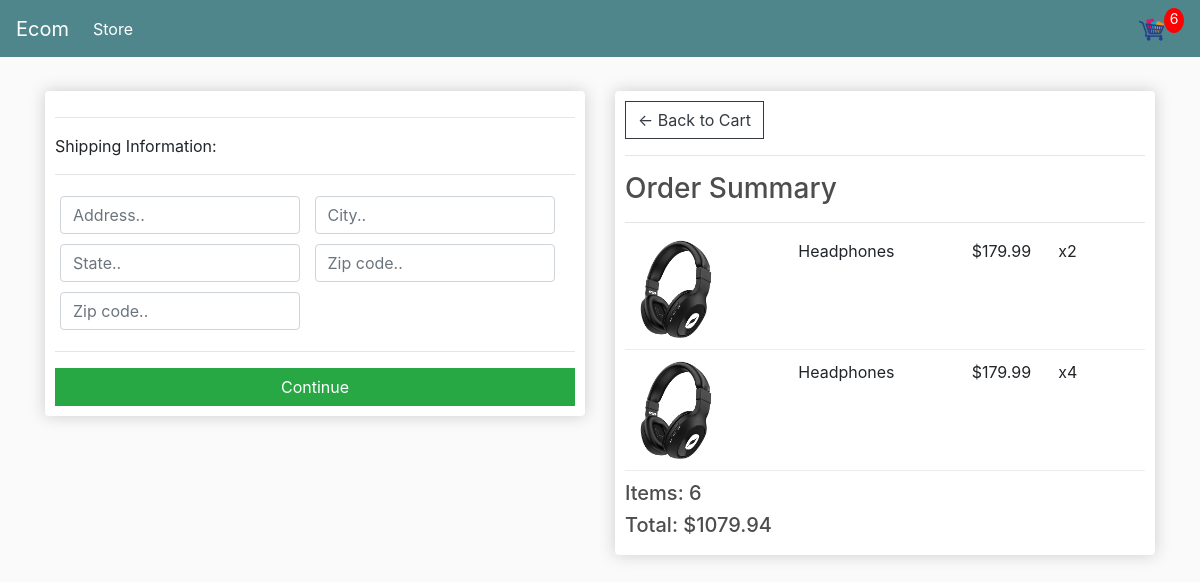
The app's page /checkout/ (signed in) with its own data.
### store/models.py (models this page shows, shortened)
class OrderItem(models.Model):
	product=models.ForeignKey(Product , on_delete=models.SET_NULL , blank=True , null=True)
	order=models.ForeignKey(Order , on_delete=models.SET_NULL , blank=True , null=True)
	qauntity=models.IntegerField(default=0 , null=True , blank=True)
	date_added=models.DateTimeField(auto_now_add=True)
	@property
	def get_total(self):
		total=self.product.price*self.qauntity
		return total

class Product(models.Model):
	name=models.CharField(max_length=200)
	price=models.FloatField(max_length=200)
	digital=models.BooleanField(default=True , null=True , blank=True)
	image=models.ImageField(null=True)

class Order(models.Model):
	customer=models.ForeignKey(Customer , on_delete=models.SET_NULL , blank=True , null=True)
	date_ordered=models.DateTimeField(auto_now_add=True)
	complete=models.BooleanField(default=True , null=True , blank=True)
	transaction_id=models.CharField(max_length=200 , null=True)
	@property
	def shipping(self):
		shipping = False
		orderitems = self.orderitem_set.all()
		for i in orderitems:
			if i.product.digital == False:
				shipping = True
		return shipping
	@property
	def get_cart_total(self):
		orderitems=self.orderitem_set.all()
		total=sum([item.get_total for item in orderitems])
		return total
	@property
	def get_cart_items(self):
		orderitems=self.orderitem_set.all()
		total=sum([item.qauntity for item in orderitems])
		return total

### store/views.py (the view)
# urls.py: path('checkout/' , views.checkout , name='checkout'  ),
def checkout(request):
	data = cartData(request)
	cartItems = data['cartItems']
	order = data['order']
	items = data['items']
	context = {'items':items, 'order':order, 'cartItems':cartItems}
	return render(request, 'store/checkout.html', context)

### store/utils.py (called while the page is built)
def cartData(request):
	if request.user.is_authenticated:
		user_pk=request.user.pk
		customer = Customer.objects.get(pk=user_pk)
		order, created = Order.objects.get_or_create(customer=customer, complete=False)
		items = order.orderitem_set.all()
		cartItems = order.get_cart_items
	else:
		cookieData = cookieCart(request)
		cartItems = cookieData['cartItems']
		order = cookieData['order']
		items = cookieData['items']
	return {'cartItems':cartItems ,'order':order, 'items':items}

### templates/store/checkout.html (shortened to what this page needs)
{% extends 'store/base.html' %}
{% load static %}
{% block content %}
     <div class="row">
		<div class="col-lg-6">
			<div class="box-element" id="form-wrapper">
				<form id="form">
					<div id="shipping-info">
						<hr>
						<p>Shipping Information:</p>
						<hr>
						<div class="form-field">
							<input class="form-control" type="text" name="address" placeholder="Address..">
						</div>
						<div class="form-field">
							<input class="form-control" type="text" name="city" placeholder="City..">
						</div>
						<div class="form-field">
							<input class="form-control" type="text" name="state" placeholder="State..">
						</div>
						<div class="form-field">
							<input class="form-control" type="text" name="zipcode" placeholder="Zip code..">
						</div>
						<div class="form-field">
							<input class="form-control" type="text" name="country" placeholder="Zip code..">
						</div>
					</div>
					<hr>
					<input id="form-button" class="btn btn-success btn-block" type="submit" value="Continue">
				</form>
			</div>
			<br>
		</div>
		<div class="col-lg-6">
			<div class="box-element">
				<a  class="btn btn-outline-dark" href="{% url 'cart' %}">&#x2190; Back to Cart</a>
				<hr>
				<h3>Order Summary</h3>
				<hr>
				{% for item in items %}
				<div class="cart-row">
					<div style="flex:2"><img class="row-image" src="{{item.product.image.url}}"></div>
					<div style="flex:2"><p>{{item.product.name}}</p></div>
					<div style="flex:1"><p>${{item.product.price|floatformat:2}}</p></div>
					<div style="flex:1"><p>x{{item.qauntity}}</p></div>
				</div>
				{% endfor %}
				<h5>Items:   {{order.get_cart_items}}</h5>
				<h5>Total:   ${{order.get_cart_total|floatformat:2}}</h5>
			</div>
		</div>
	</div>
{% endblock content %}

### static/css/style.css (style rules this page uses)
body { background-color: hsl(0, 0%, 98%); }
h1,h2,h3,h4,h5,h6 { color:hsl(0, 0%, 30%); }
.box-element { box-shadow:hsl(0, 0%, 80%) 0 0 16px; background-color: #fff; border-radius: 4px; padding: 10px; }
.col-lg-4, .col-lg-6, .col-lg-8, .col-lg-12 { margin-top: 10px; }
.btn { border-radius: 0; }
.row-image { width: 100px; }
.form-field { width:250px; display: inline-block; padding: 5px; }
.cart-row { display: flex; align-items: flex-stretch; padding-bottom: 10px; margin-bottom: 10px; border-bottom: 1px solid #ececec; }

### records on screen
OrderItem: product.image (picture), product.name "Headphones", product.price "179.99", qauntity "2"
OrderItem: product.image (picture), product.name "Headphones", product.price "179.99", qauntity "4"
Order: get_cart_items "6", get_cart_total "1079.94"

### other values on screen
{{ cartItems }} "6"
